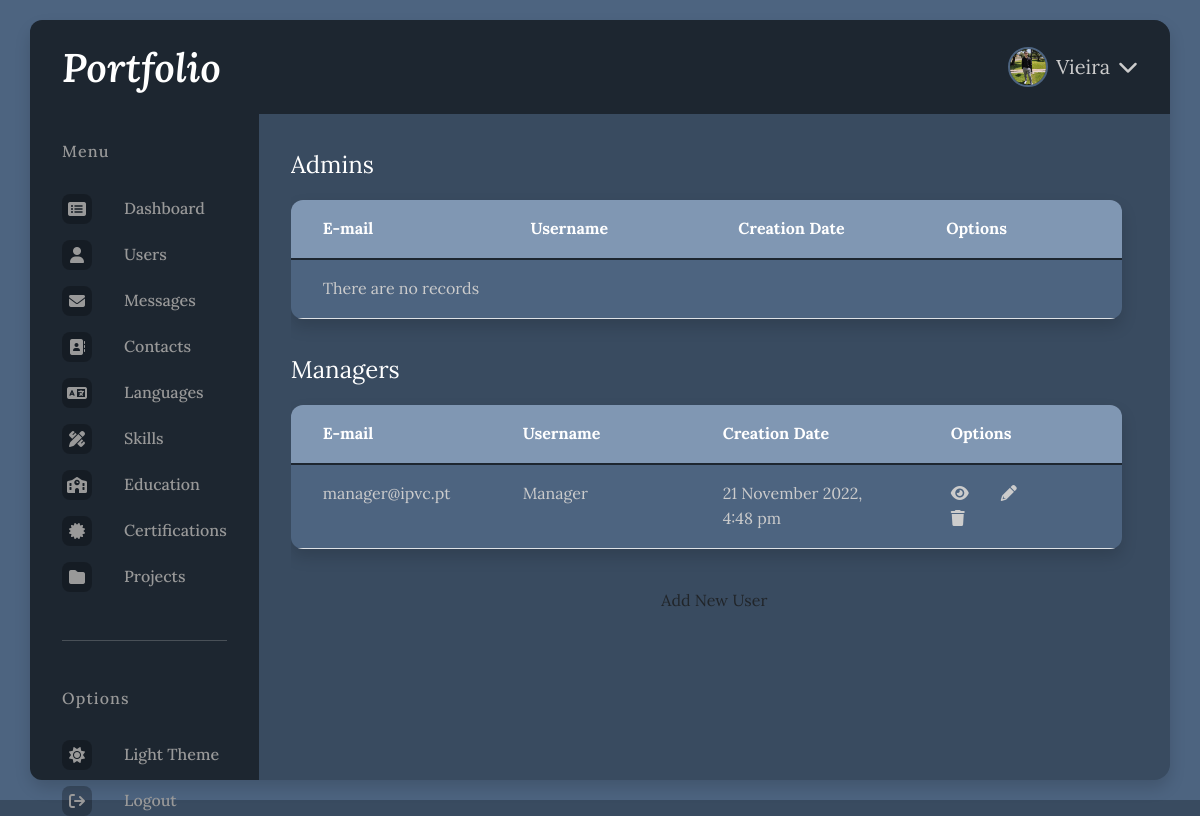
Screenshot of /pages/users/index.php (signed in) with the database file from the repository.
### tables this page shows
CREATE TABLE tblSection (
    id              int primary key auto_increment,
    section         varchar(50),
    icon            varchar(50)
);

CREATE TABLE tblUser (
    id              int primary key auto_increment,
    username        varchar(100),
    email           varchar(100),
    pass            varchar(100),
    imgPath         varchar(255),
    dtCreated       datetime default current_timestamp,
    role            int default 2,
    foreign key (role) references tblRole(id)
);

### utils/utils.php (the view, shortened to what this page needs)
<?php
function printUsers ($conn, $role) {
    if ($role == 0) {
        $sqlUsers = "SELECT * FROM tblUser";
    } else {
        $sqlUsers = "SELECT * FROM tblUser WHERE role = " . $role;
    }
    $sqlUsers .= " AND id <> ".$_SESSION['id'];
    $stmt = $conn->prepare($sqlUsers);
    $stmt->execute();
    if($stmt->rowCount() > 0) {
        while($user = $stmt->fetch(PDO::FETCH_ASSOC)) {
            echo "<tr>";
            echo "<td data-label='E-mail'>" . $user['email'] . "</td>";
            echo "<td data-label='Username'>" . $user['username'] . "</td>";
            echo "<td>" . date("j F Y, g:i a", strtotime($user['dtCreated'])) . "</td>";
            echo "<td data-label='Options'>";
            echo "<a href='details_user.php?id=" . $user['id'] . "'><i class='fa-regular fa-eye'></i></a>";
            echo "<a href='edit_user.php?id=" . $user['id'] . "'><i class='fa-regular fa-pencil'></i></a>";
            echo "<a href='delete_user.php?id=" . $user['id'] . "'><i class='fa-regular fa-trash'></i></a>";
            echo "</td>";
            echo "</tr>";
        }
    } else {
        echo "<tr><td colspan=4>There are no records</td></tr>";
    }
}
?>

### pages/users/index.php (shortened to what this page needs)
<?php
require_once('../../config/config.php');
require_once('../../utils/utils.php');
?>
<!DOCTYPE html>
<html lang="en">
<head>
    <?php require_once('../../components/head_links.php'); ?>
</head>
<body>
<div id="dashboard-wrapper">
    <div id="dashboard-container">
        <?php require_once('../../components/sidebar.php'); ?>
        <main>
            <?php require_once('../../components/navbar.php'); ?>
            <article id="users">
                <div class="article-title">Admins</div>
                <table class="table shadow">
                    <thead>
                        <tr>
                            <th>E-mail</th>
                            <th>Username</th>
                            <th>Creation Date</th>
                            <th colspan="3">Options</th>
                        </tr>
                    </thead>
                    <tbody><?php printUsers($conn, 1); ?></tbody>
                </table>
                <div class="article-title">Managers</div>
                <table class="table shadow">
                    <thead>
                        <tr>
                            <th>E-mail</th>
                            <th>Username</th>
                            <th>Creation Date</th>
                            <th colspan="3">Options</th>
                        </tr>
                    </thead>
                    <tbody><?php printUsers($conn, 2); ?></tbody>
                </table>
                <button class="btn add-btn" onclick="window.location.href='add_user.php'">Add New User</button>
            </article>
        </main>
    </div>
</div>
</body>
</html>

### components/head_links.php (shortened to what this page needs)
<link rel="stylesheet" href="../../assets/libs/fontawesome-free-6.2.0-web/css/fontawesome.css">
<link rel="stylesheet" href="../../assets/libs/fontawesome-free-6.2.0-web/css/brands.css">
<link rel="stylesheet" href="../../assets/libs/fontawesome-free-6.2.0-web/css/solid.css">
<link rel="stylesheet" href="../../assets/styles/bootstrap.min.css" />
<link rel="stylesheet" href="../../assets/styles/main.css" />

### components/sidebar.php (shortened to what this page needs)
<div id="sidebar">
    <a href="../dashboard/" class="sidebar-brand">Portfolio</a>
    <nav class="sidebar-tabs">
        <h5 class="sidebar-title">Menu</h5>
        <?php
        $sqlManagerSection = "SELECT s.section, s.icon FROM tblUser AS u, tblSection AS s, tblManagerSectionAccess AS msa WHERE u.id = msa.idManager AND s.id = msa.idSection AND u.id = :id";
        $sqlAdminSection = "SELECT * FROM tblSection";
        if($_SESSION['role'] == 1) {
            $stmt = $conn->prepare($sqlAdminSection);
        } else if ($_SESSION['role'] == 2) {
            $stmt = $conn->prepare($sqlManagerSection);
            $stmt->bindParam(':id', $_SESSION['id'], PDO::PARAM_INT);
        }
        $stmt->execute();
        if($stmt->rowCount() > 0) {
            while ($section = $stmt->fetch(PDO::FETCH_ASSOC)) { ?>
        <a href="../<?php echo strtolower($section['section']); ?>/" class="sidebar-link">
            <div class="sidebar-link-icon"><i class="fa-regular <?php echo $section['icon']; ?>"></i></i>
            </div>
            <span><?php echo $section['section'] ?></span>
        </a>
        <?php } } ?>
    </nav>
    <hr>
    <div class="sidebar-tabs">
        <h5 class="sidebar-title">Options</h5>
        <a href="#" class="sidebar-link" id="toggleLight">
            <div class="sidebar-link-icon">
                <i class="fa-regular" id="toggleLightIcon"></i>
            </div>
            <span id="toggleLightLabel">Light Theme</span>
        </a>
        <a href=" ?logout" class="sidebar-link">
            <div class="sidebar-link-icon">
                <i class="fa-regular fa-arrow-right-from-bracket"></i>
            </div>
            <span>Logout</span>
        </a>
    </div>
</div>

### components/navbar.php (shortened to what this page needs)
<?php
$sql = "SELECT * FROM tblUser WHERE id = :id";
$stmt = $conn->prepare($sql);
$stmt->bindParam(':id', $_SESSION['id'], PDO::PARAM_INT);
$stmt->execute();
$user = $stmt->fetch(PDO::FETCH_ASSOC);
?>
<div id="navbar">
    <div class="navbar-section navbar-user">
        <div class="navbar-dropdown" id="navbar-dropdown">
            <img src="../../assets/images/<?php echo $user['imgPath']; ?>" class="navbar-img" alt="">
            <div class="navbar-dropdown-title"><?php echo $_SESSION['username']; ?></div>
            <i class="fa-regular fa-chevron-down"></i>
        </div>
    </div>
</div>

### assets/styles/main.css (style rules this page uses)
:root { --primary-variant: hsl(212, 25%, 15%); --primary: hsl(212, 25%, 30%); --secondary: hsl(212, 25%, 40%); --tertiary: hsl(212, 25%, 60%); --title-color: hsl(0, 0%, 100%); --subtitle-color: hsl(0, 0%, 90%); --text-color: hsl(0, 0%, 80%); --muted-color: hsl(0, 0%, 60%); --ff-base: 'Lora', serif; --fw-regular: 400; --fw-semibold: 500; --fw-bold: 600; --shadow: 0 0.5rem 1rem rgb(0 0 0 / 15%); --rounded-sm: .5rem; --rounded-md: .75rem; --rounded-lg: 1000vmax; }
* { padding: 0; margin: 0; box-sizing: border-box; outline: none; transition: all .2s; font-family: var(--ff-base); }
html { scroll-behavior: smooth; }
a { color: var(--tertiary); text-decoration: none; }
body { background-color: var(--primary); font-size: 1rem; font-weight: 400; line-height: 1.6; min-height: 100vh; }
.table { --content-padding: 1rem; width: calc(100% - var(--content-padding)); color: var(--text-color); overflow: hidden; border-radius: var(--rounded-md); border-collapse: collapse; }
.table td, .table th { padding: var(--content-padding) 2rem; min-width: 200px; }
.table thead tr { border-bottom: 2px solid var(--primary-variant); background-color: var(--tertiary); color: var(--title-color); }
.table tbody tr { background-color: var(--secondary); }
.table tbody td:last-child i { margin-right: calc(var(--content-padding) * 2); }
.table i { color: var(--text-color); }

### assets/styles/sidebar.css (style rules this page uses)
#sidebar { max-width: 300px; height: 100%; padding: 2rem; padding-top: 1rem; display: flex; flex-direction: column; background-color: var(--primary-variant); border-top-left-radius: .75rem; border-bottom-left-radius: .75rem; }
#sidebar a, #sidebar a:hover, #sidebar a:focus { text-decoration: none; }
#sidebar .sidebar-brand-sm, #sidebar .sidebar-brand { color: var(--title-color); font-size: 2.5rem; font-weight: var(--fw-bold); font-style: italic; padding-bottom: .65rem; transition: color .2s; }
.sidebar-tabs { color: var(--muted-color); display: flex; flex-direction: column; gap: 1rem; flex-grow: 2; justify-content: flex-start; height: auto; margin: 2rem 0; }
.sidebar-title { font-size: 1rem; letter-spacing: 0.07rem; margin-bottom: 1rem; }
a.sidebar-link { display: flex; flex-direction: row; gap: 2rem; color: var(--muted-color); font-weight: var(--fw-semibold); font-size: 1rem; transition: background-color .2s ease; }
.sidebar-link .sidebar-link-icon { background-color: rgba(0,0,0,.25); width: 30px; height: 30px; border-radius: .5rem; display: grid; place-items: center; }
.sidebar-link i, .sidebar-link span { align-self: center; }

### assets/styles/navbar.css (style rules this page uses)
#navbar { display: flex; align-items: center; flex-direction: row; padding: 2rem; gap: 2rem; background-color: var(--primary-variant); border-top-right-radius: 1rem; }
.navbar-section { flex-grow: 1; min-height: 30px; font-size: 1.25rem; }
.navbar-user { display: flex; flex-direction: row; justify-content: flex-end; align-items: center; gap: 1rem; }
.navbar-img { width: 40px; border-radius: 50%; border: 2px solid var(--secondary); }
.navbar-dropdown { display: flex; flex-direction: row; gap: .5rem; align-items: center; cursor: pointer; position: absolute; user-select: none; }

### assets/styles/dashboard.css (style rules this page uses)
#dashboard-wrapper { width: 100%; height: 100vh; display: flex; justify-content: center; align-items: center; background-color: var(--secondary); }
#dashboard-container { --content-padding: 2rem; --content-gap: 1rem; display: flex; width: 95vw; height: 95vh; background-color: var(--primary); border-radius: 1rem; box-shadow: var(--shadow); font-weight: var(--fw-regular); font-size: 1rem; color: var(--text-color); }
#dashboard-container main { display: flex; flex-direction: column; width: 100%; flex-grow: 1; }
#dashboard-container article { --max-width: 1200px; display: flex; flex-direction: column; flex-grow: 1; margin-block: var(--content-padding); gap: var(--content-gap); overflow: auto; width: min(var(--max-width), 100% - (var(--content-padding) * 2)); margin-inline: auto; }
.article-title { font-size: 1.5rem; color: var(--title-color); }

### rows the page displays
tblsection: section "Dashboard"
tblsection: section "Users"
tblsection: section "Messages"
tblsection: section "Contacts"
tblsection: section "Languages"
tblsection: section "Skills"
tblsection: section "Education"
tblsection: section "Certifications"
tblsection: section "Projects"
tbluser: imgPath (picture)
tbluser: email "manager@ipvc.pt", username "Manager", dtCreated "21 November 2022, 4:48 pm"

### other values shown
$_SESSION['username'] "Vieira"
